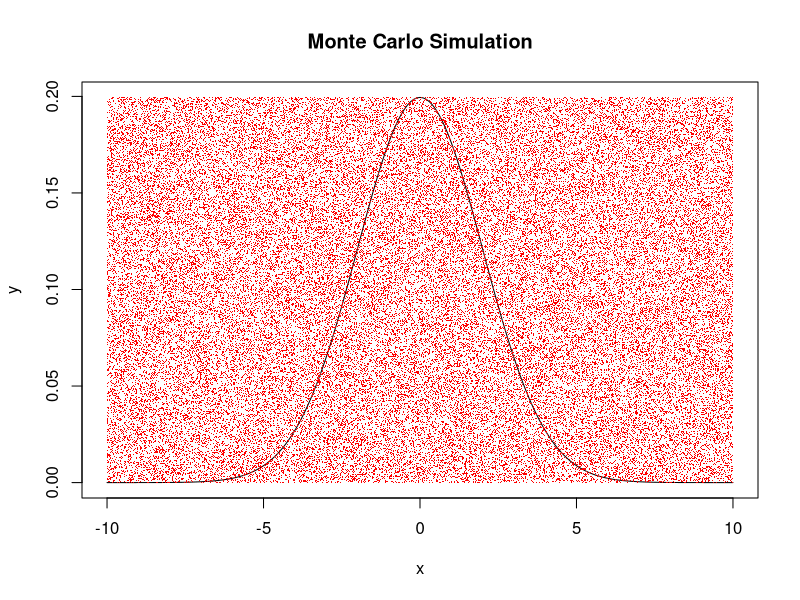

Write the R code that produced this figure. (Note: this script raises an error after producing the figure.)
#Script a Monte Carlo Simulation that allows the user to estimate the area under 
#any given function between any two points over a positive area. 
#Compare that with the actual area. Show the development of the estimator. (also a plot)
library(dplyr)

#Creating normal distribution plot
x <- seq(-10, 10, by = .1)
y <- dnorm(x, mean = 0, sd=2)
plot(x,y, type='l', main = "Monte Carlo Simulation")

#Scattering points onto the plot
set.seed(4)
n <- 100000
x_cor <- sample(seq(-10,10,by=.0001), n, replace=T)
y_cor <- sample(seq(round(min(y),4), round(max(y),4),by=.0001),n, replace = T)
points(x_cor, y_cor, pch = 16,col = 'red', cex=.1)

# Create the function for the estimation
estimation <- function(x1,x2){
# Ask the user to enter 2 values for X
x1 <- as.integer(readline(prompt = "Please enter a number from -10 to 10 for x1: "))
x2 <- as.integer(readline(prompt = "Please enter a number from -10 to 10 for x2: "))
if (x1 > x2){
  x0 <- x1
  x1 <- x2
  x2 <- x0
}

# Count the points under y
point_cor <- data.frame(x_cor, y_cor) %>% arrange(x_cor) #coordinate of each point
point_cor <- point_cor %>% mutate(new_y = dnorm(x_cor, mean = 0, sd=2)) # Add a new col for curve's y value
dots_under <- point_cor %>% filter(y_cor <= new_y) # filter out the dots under the curve
dot_in <- point_cor %>% filter(x_cor <= x2) %>% filter(x_cor >= x1) %>% mutate(new_y = dnorm(x_cor, mean = 0, sd=2)) #Filter out the dots within range

# Real Area (Probability)
real_area <- pnorm(x2, mean = 0, sd=2) - pnorm(x1, mean = 0, sd=2)

# Estimated area (Probability)
est_area <- sum(dot_in$y_cor <= dot_in$new_y)/length(dots_under$x_cor)

# Dots in range and under the curve
est_pt <- dot_in %>% filter(y_cor <= new_y)

# Compute the plot again with the asked area
plot(x,y, type='l', main = "Monte Carlo Simulation")
points(est_pt$x_cor, est_pt$y_cor, pch = 16, col = 'blue',cex=.1)

print(paste("The estimated probability is:", est_area))
print(paste("The real probability is: ", real_area))
}

#Call the function
estimation()
